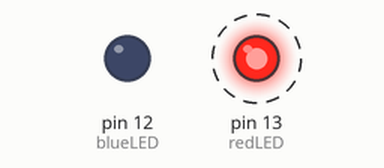
Recording of a sketch running on a simulated Arduino Uno, built with avr-gcc and run on an emulated ATmega328P. Parts: output pins drawn as LEDs (lit = HIGH). Dashed ring = blinking.

Above: at 0.3 s.
At 2.88 s:
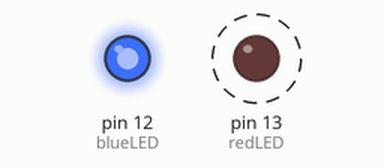
Timing chart, 0 to 4.1 s (numbered marks = the images above):
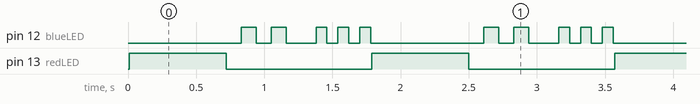

Measured:
- by itself, pin 13 (redLED): alternates HIGH for 0.71 s and LOW for 1.1 s
- by itself, pin 12 (blueLED): repeats every 1.8 s: LOW 0.11 s, HIGH 0.11 s, LOW 0.22 s, 2 × (HIGH 0.08 s, LOW 0.08 s), HIGH 0.08 s, LOW 0.83 s, HIGH 0.11 s
- by itself, everything shown: repeats every 1.8 s, in 11 steps

The sketch:

12-123-blinkLED.ino
```cpp
/*
Blinks two LEDs.
One is redLED, it will blink first for 710ms in the loop
Another is blueLED, it will blink as 1,2.. 1,2,3 in the loop
*/

// Define variables
int blueLED = 12;
int redLED = 13;

// the setup function runs once when you press reset or power the board
void setup() {
  // initialize digital pin blueLED & redLED as an output.
  pinMode(redLED, OUTPUT);
  pinMode(blueLED, OUTPUT);
}

// the loop function runs over and over again forever
void loop() {
  delay(10);                      // wait for a 10 milli-seconds
  digitalWrite(redLED, HIGH);  // turn the LED on (HIGH is the voltage level)
  delay(710);                      // wait for a 710 milli-seconds
  digitalWrite(redLED, LOW);   // turn the LED off by making the voltage LOW

  int i = 0;
  do {
    i++;
    delay(110);
    digitalWrite(blueLED, HIGH);
    delay(110);
    digitalWrite(blueLED, LOW);
  } while (i < 2);

  delay(140);
  int j = 0;
  do {
    j++;
    delay(80);
    digitalWrite(blueLED, HIGH);
    delay(80);
    digitalWrite(blueLED, LOW);
  } while (j < 3);

}
```
